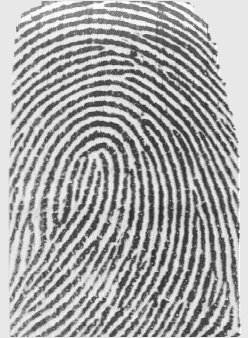
%> input picture 1_1.png, 248 x 338 px
$ octave --eval "result = getfeatures(imread('1_1.png'));"   (GNU Octave 9; MATLAB toolbox functions it lacks are replaced by stand-ins)
%> lines starting %> are read from the running program, lines starting %| are printed output that depends on the picture; in (x1, y1, x2, y2) boxes, pixels count from 0 and x2, y2 are one past the last pixel; in counts of white or black regions, pixels touching at a corner belong together; the program's own positions count from 1
### segment_image.m
function segmented_image=segment_image(img,segment_size,segment_size1,variance_threshold)
%> called with segment_size = 16, segment_size1 = 16, variance_threshold = 75

[m,n]=size(img);
%> m = 338; n = 248
M=m-mod(m,segment_size);
%> M = 336
N=n-mod(n,segment_size1);
%> N = 240
segmented_image=img(1:M,1:N);
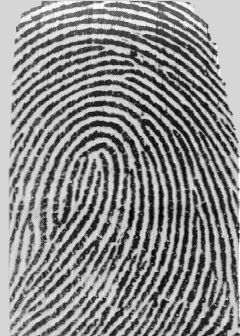
%> segmented_image: size 336x240 uint8; min 0, max 38, mean 20.8; drawn with min black and max white
total=0;
Seg=ones(M,N);


for k=1:segment_size:M
  for h=1:segment_size1:N
    local_image=segmented_image(k:k+segment_size-1,h:h+segment_size1-1);
    variance=var(local_image(:),1);
    if(variance<variance_threshold)
      %Seg(k,h)=1;
      Seg(k:k+segment_size-1,h:h+segment_size1-1)=255;
      segmented_image(k:k+segment_size-1,h:h+segment_size1-1)=255;
    end
  end
 end
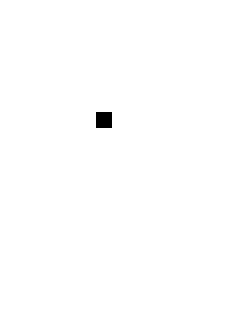
%> Seg: size 336x240 double; values 1 (black) and 255 (white), 99.7% white; 1 black region, box (x1, y1, x2, y2) and area: (96, 112, 112, 128) 256

end

### getfeatures.m
function [new_ridge_ending new_bifurcation]=getfeatures(input_image)
segment_size_vertical=16;
segment_size_horizontal=16;
variance_threshold=75;
desired_mean=180;
desired_variance=4000;
segmented_image=segment_image(input_image,segment_size_vertical,segment_size_horizontal,variance_threshold);
%> (the run ends here)

$ run again, on 1_3.png
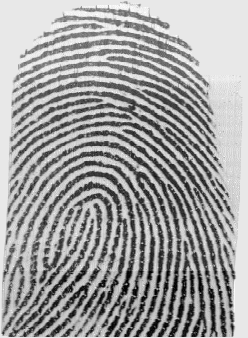
%> input picture 1_3.png, 248 x 338 px
%> in segment_image, `segmented_image=img(1:M,1:N);`:
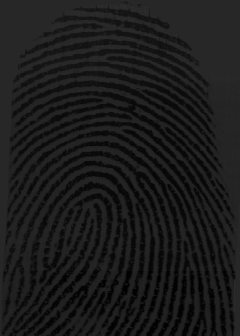
%> segmented_image: size 336x240 uint8; min 0, max 45, mean 26.7
%> after the loop in segment_image, `for k=1:segment_size:M`:
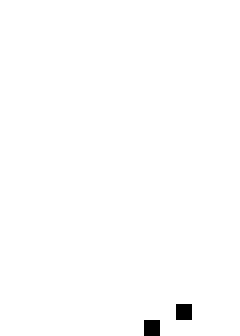
%> Seg: size 336x240 double; values 1 (black) and 255 (white), 99.4% white; 2 black regions, box (x1, y1, x2, y2) and area: (176, 304, 192, 320) 256, (144, 320, 160, 336) 256
